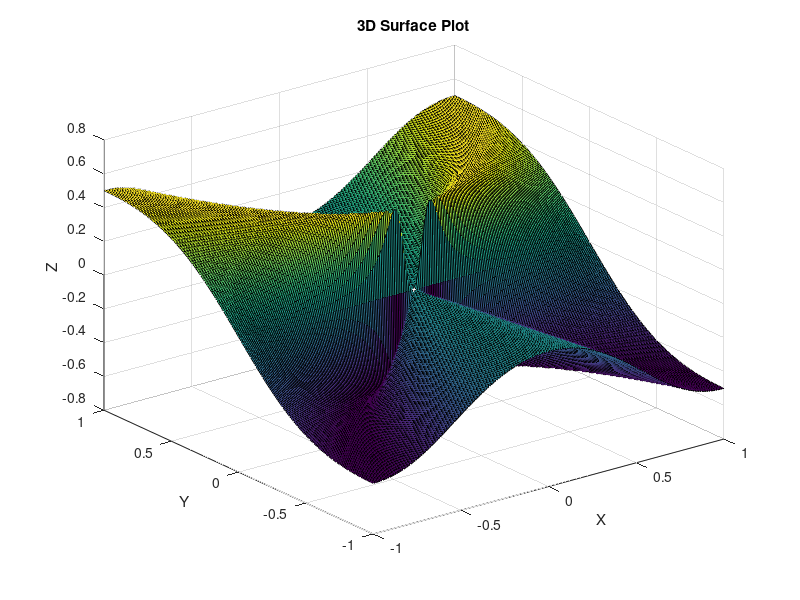

Here is the MATLAB script that generated this plot:
clc;
clear;

t=-1:0.01:1;
[x,y]=meshgrid(t,t);
z=(x.^2.*y)./(x.^4+y.^2);
surf(x,y,z);
xlabel('X')
ylabel('Y')
zlabel('Z')
title('3D Surface Plot')